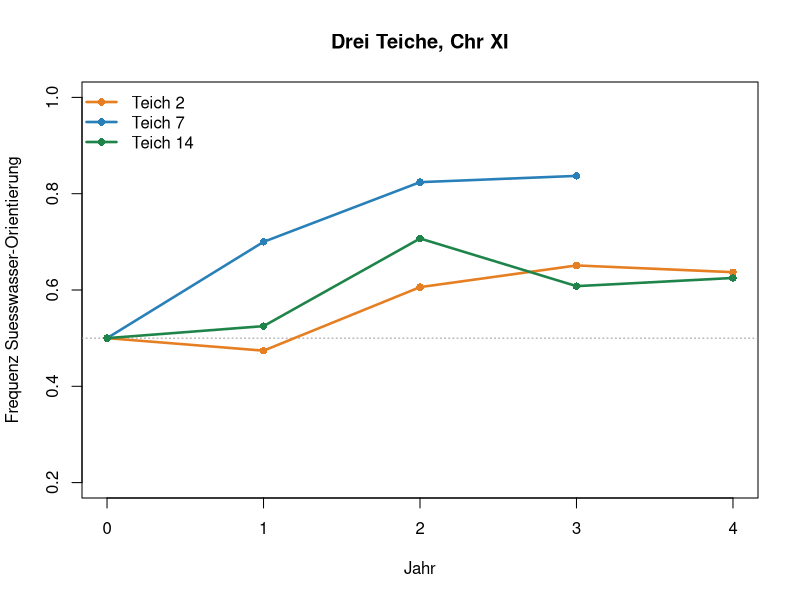
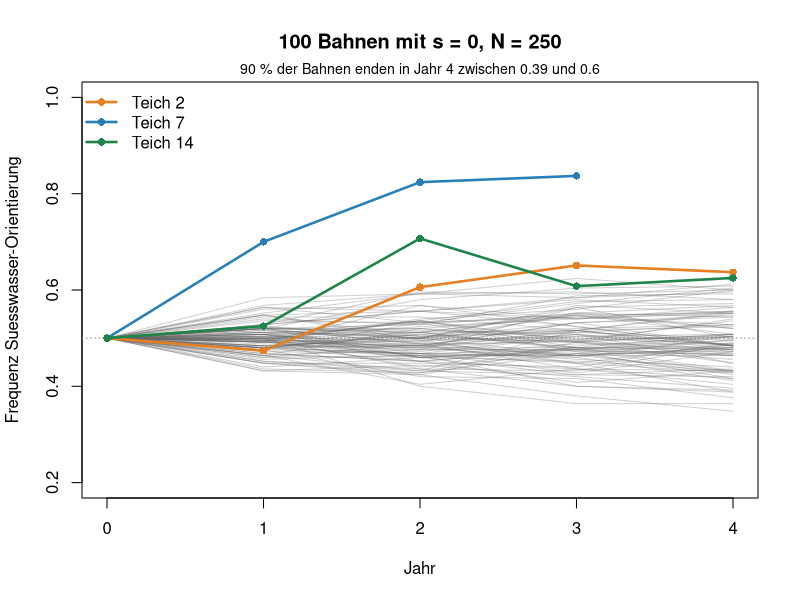
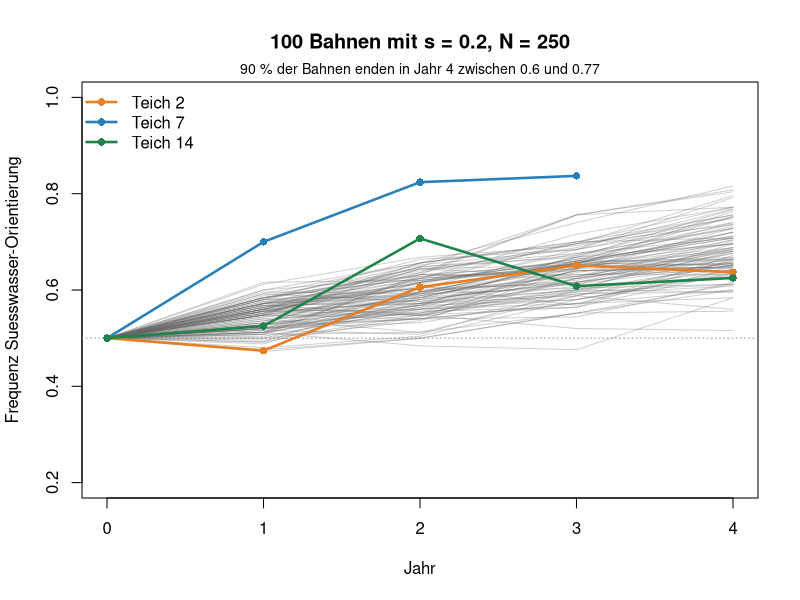

These charts were generated, in order, by the following R code:
## ---- chunk 1
knitr::opts_chunk$set(echo = TRUE, warning = FALSE, message = FALSE,
                      fig.height = 4.6, fig.width = 7.5)
## ---- chunk 2
teiche <- read.csv("data/pond-chrxi.csv")
teiche
## ---- chunk 3
# Hilfsfunktionen (nicht verändern)
teich_farben <- c("2" = "#e67e22", "7" = "#2980b9", "14" = "#1e8449")

# Selektion wie Woche 6 (haploid): aus p wird p_strich
selektion <- function(p, s) p * (1 + s) / (1 + p * s)

# Eine Bahn: jedes Jahr Selektion, dann Zufall (N Kopien ziehen)
simuliere_bahn <- function(s, N, jahre = 4) {
  p <- numeric(jahre + 1)
  p[1] <- 0.5
  for (t in seq_len(jahre)) {
    p_strich <- selektion(p[t], s)
    p[t + 1] <- rbinom(1, N, p_strich) / N
  }
  p
}

zeige_teiche <- function() {
  for (id in c(2, 7, 14)) {
    d <- teiche[teiche$pond == id, ]
    lines(d$year, d$p, lwd = 2.5, col = teich_farben[as.character(id)])
    points(d$year, d$p, pch = 16, col = teich_farben[as.character(id)])
  }
  legend("topleft", paste("Teich", c(2, 7, 14)), col = teich_farben,
         lwd = 2.5, pch = 16, bty = "n")
}

zeige_wolke <- function(s, N, n_bahnen = 100) {
  plot(NA, xlim = c(0, 4), ylim = c(0.2, 1), xlab = "Jahr",
       ylab = "Frequenz Suesswasser-Orientierung",
       main = paste0(n_bahnen, " Bahnen mit s = ", s, ", N = ", N))
  abline(h = 0.5, lty = 3, col = "grey60")
  ende <- numeric(n_bahnen)
  for (i in seq_len(n_bahnen)) {
    p <- simuliere_bahn(s, N)
    lines(0:4, p, col = adjustcolor("grey40", 0.3))
    ende[i] <- p[5]
  }
  zeige_teiche()
  bereich <- round(quantile(ende, c(0.05, 0.95)), 2)
  mtext(paste0("90 % der Bahnen enden in Jahr 4 zwischen ",
               bereich[1], " und ", bereich[2]),
        side = 3, line = 0.2, cex = 0.85)
}
## ---- chunk 4
#| fig-height: 4.4
#| fig-width: 7.5
plot(NA, xlim = c(0, 4), ylim = c(0.2, 1), xlab = "Jahr",
     ylab = "Frequenz Suesswasser-Orientierung", main = "Drei Teiche, Chr XI")
abline(h = 0.5, lty = 3, col = "grey60")
zeige_teiche()
## ---- chunk 5
rbinom(10, size = 250, prob = 0.5)
## ---- chunk 6
simuliere_bahn(s = 0, N = 250)
## ---- chunk 7
#| fig-height: 4.6
#| fig-width: 7.5
set.seed(9)
zeige_wolke(s = 0, N = 250)
## ---- chunk 8
#| fig-height: 4.6
#| fig-width: 7.5
set.seed(11)
zeige_wolke(s = 0.2, N = 250)   # hier s ändern
